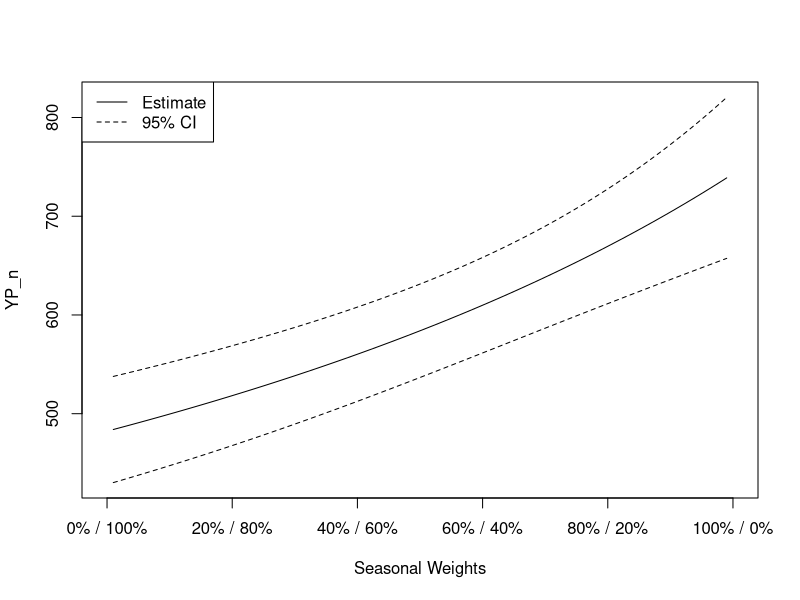
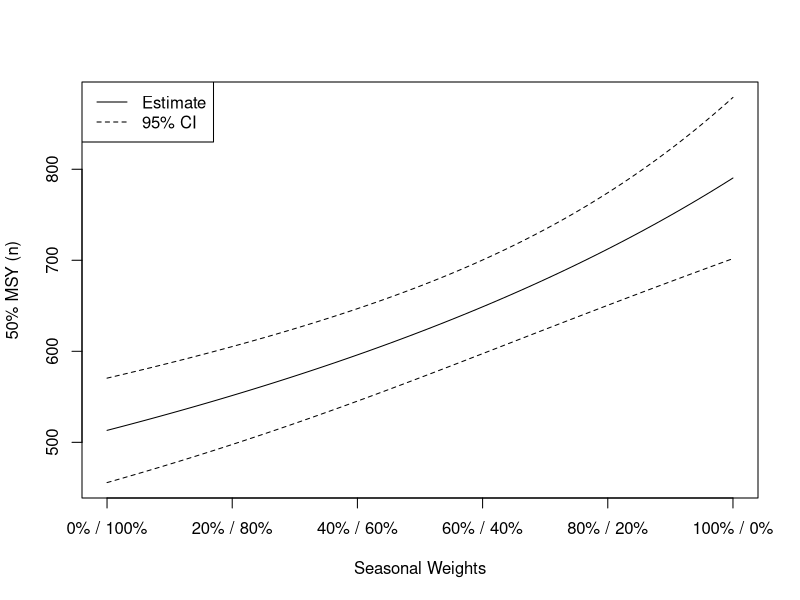
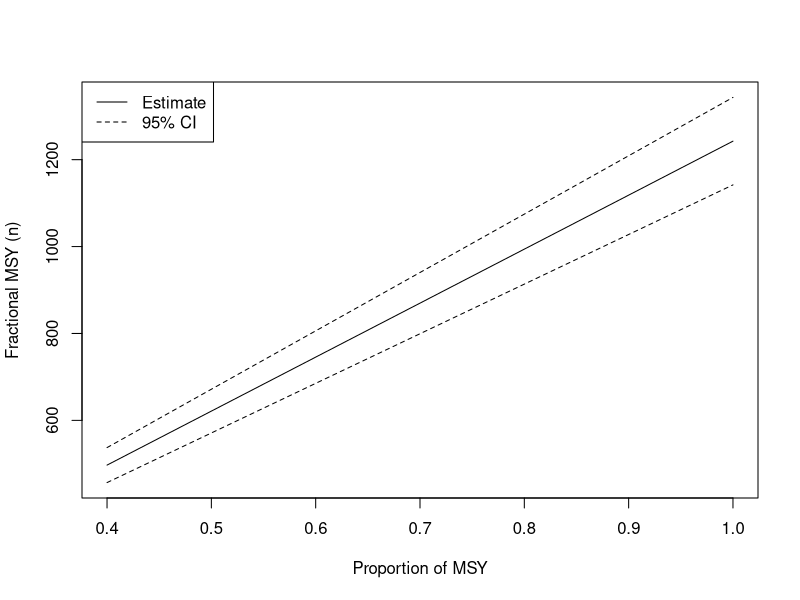
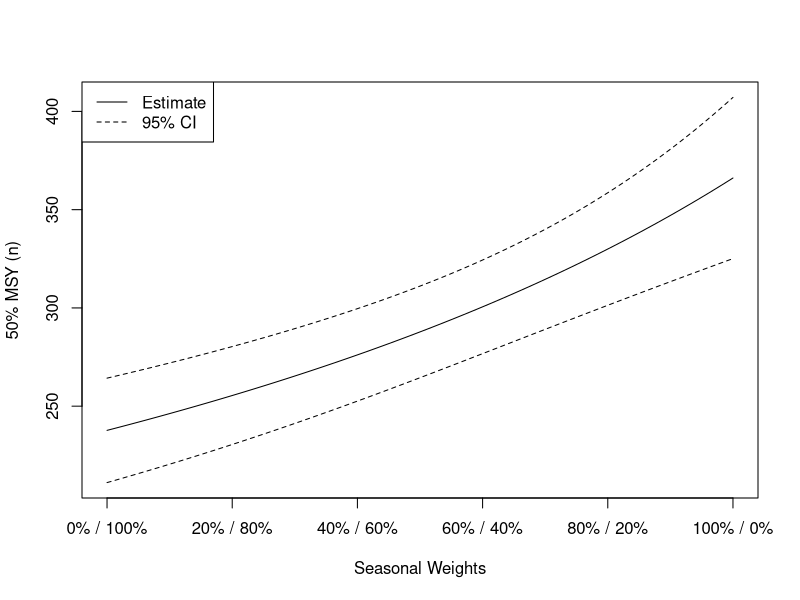
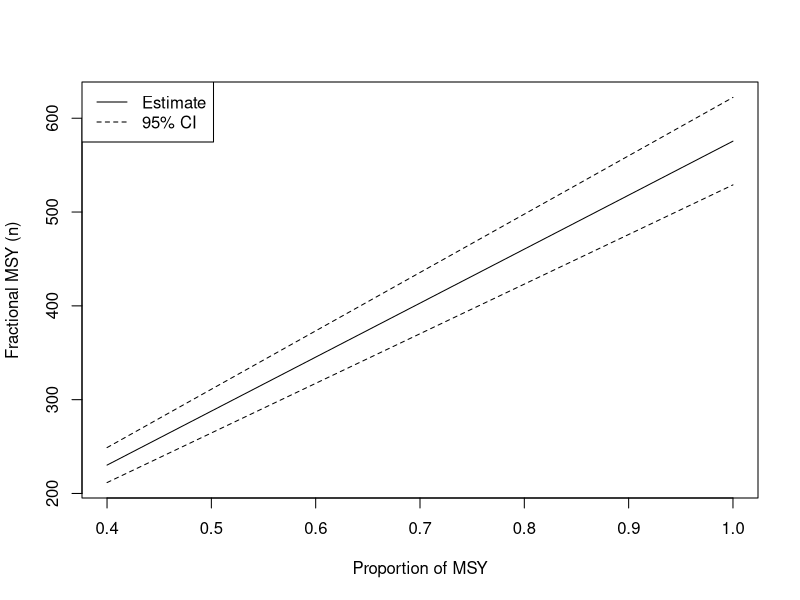
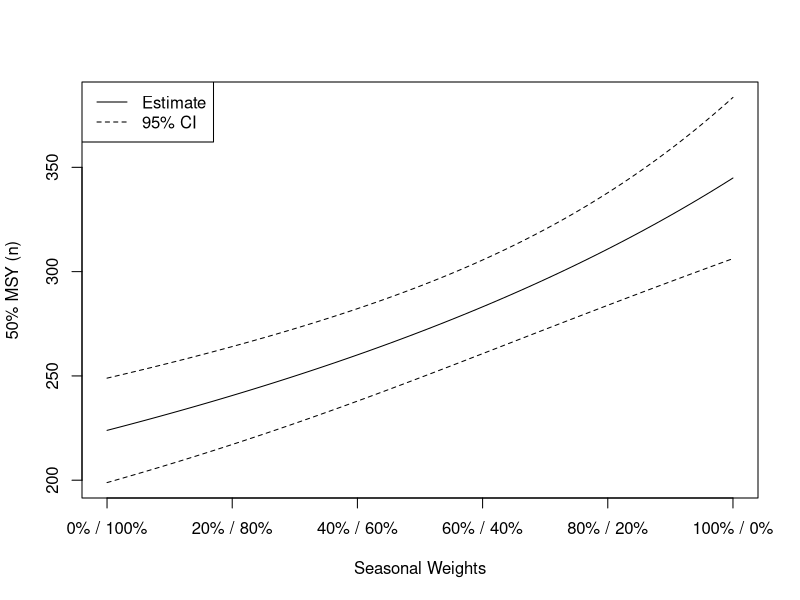
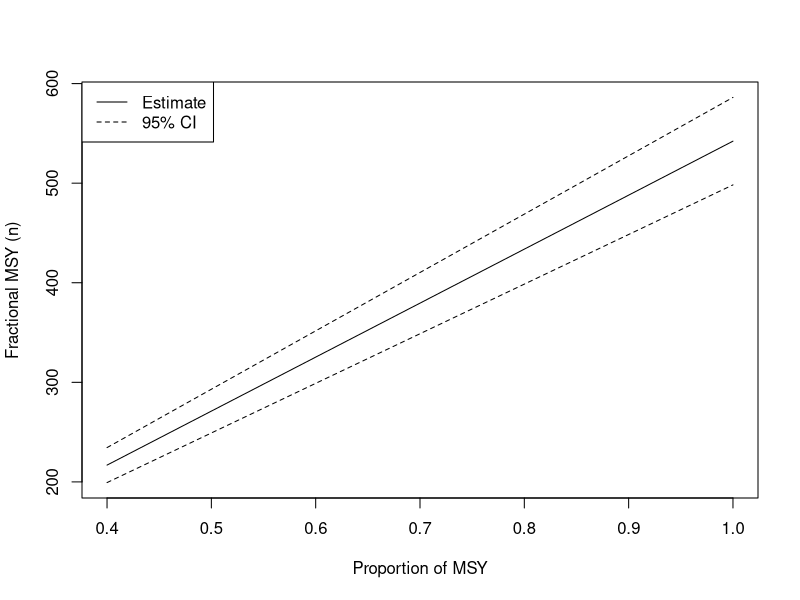

The R script that drew these images, in order:
## ---- chunk 1
knitr::opts_chunk$set(echo = FALSE, dpi=300, fig.height = 7, fig.width = 10, message=FALSE, warning=FALSE)
## ---- chunk 2
library(tidyverse)

## per Corey email 9/4/2024
legal_nobait <- read_csv("BOF_2024/flat_data/legal_nobait.csv")

# ## the data I was sent before
# march_data <- read_csv("Analysis_2024/flat_data/March_Catch_Data.csv")[,-(14:21)]
# june_data <- read_csv("Analysis_2024/flat_data/June_Catch_Data.csv")
# 
# all_data <- data.frame(event = c(rep("March", nrow(march_data)),
#                                  rep("June", nrow(june_data))),
#                        FL = c(march_data$FL, june_data$FL),
#                        TL = c(march_data$FL, june_data$TL),
#                        weight_kg = c(march_data$kg, june_data$Kg),
#                        bait = c(march_data$Bait, june_data$Bait),
#                        gear = c(march_data$Gear, rep(NA, nrow(june_data))),
#                        technique = c(march_data$Technique, rep(NA, nrow(june_data))))
# 
# ## reconstructing legal_nobait from previous data - does it match?
# legal_nobait1 <- filter(all_data, (event == "March") | (event == "June" & bait == "N"))
# 
# (sort(legal_nobait$kg) == sort(legal_nobait1$weight_kg)) # %>% all
# ## it does match!



########### LAM inputs

area <- 3674#3717
log10_area <- log10(area)
log10_YP <- 0.72*log10_area + 0.6
YP_kg <- 10^log10_YP




########### estimating mean weight of harvest
season_weights <- c(0.5, 0.5)   # summer, then winter

# by season
season_Wbar <- tapply(legal_nobait$kg, legal_nobait$Season, mean)
season_n <- tapply(legal_nobait$kg, legal_nobait$Season, length)
season_varWbar <- tapply(legal_nobait$kg, legal_nobait$Season, var)/season_n
season_seWbar <- sqrt(season_varWbar)

# combined
Wbar <- sum(season_weights*season_Wbar)/sum(season_weights)
varWbar <- sum((season_weights^2)*season_varWbar)/(sum(season_weights)^2)
seWbar <- sqrt(varWbar)
## ---- chunk 3
tab1 <- cbind(season_n, season_Wbar, season_seWbar)
colnames(tab1) <- c("n","Wbar_kg","SE(Wbar_kg)")
knitr::kable(tab1[2:1,], digits=3)
## ---- chunk 4
# LAM assuming YP is known without error
YP_n <- YP_kg/Wbar + YP_kg/(Wbar^3)*varWbar
var_YP_n <- (YP_kg^2)/(Wbar^4)*varWbar
se_YP_n <- sqrt(var_YP_n)
ci_YP_n <- YP_n + c(-1,1)*1.96*se_YP_n
## ---- chunk 5
## investigating the effect of different weightings
possible_wts <- seq(.01, .99, by=.01)
ci_YP_n_all <- matrix(nrow=length(possible_wts), ncol=2)
YP_n_all <- rep(NA, length(possible_wts))
for(i in seq_along(possible_wts)) {
  season_weights <- c(possible_wts[i], 1-possible_wts[i])   # summer, then winter

  # by season
  season_Wbar <- tapply(legal_nobait$kg, legal_nobait$Season, mean)
  season_n <- tapply(legal_nobait$kg, legal_nobait$Season, length)
  season_varWbar <- tapply(legal_nobait$kg, legal_nobait$Season, var)/season_n
  season_seWbar <- sqrt(season_varWbar)

  # combined
  Wbar <- sum(season_weights*season_Wbar)/sum(season_weights)
  varWbar <- sum((season_weights^2)*season_varWbar)/(sum(season_weights)^2)
  seWbar <- sqrt(varWbar)

  # LAM assuming YP is known without error
  YP_n <- YP_kg/Wbar + YP_kg/(Wbar^3)*varWbar
  var_YP_n <- (YP_kg^2)/(Wbar^4)*varWbar
  se_YP_n <- sqrt(var_YP_n)
  ci_YP_n <- YP_n + c(-1,1)*1.96*se_YP_n

  YP_n_all[i] <- YP_n
  ci_YP_n_all[i,] <- ci_YP_n
}
plot(NA, xlim=0:1, ylim=range(ci_YP_n_all),
     ylab="YP_n", xlab="Seasonal Weights",
     xaxt="n")
lines(possible_wts, YP_n_all)
lines(possible_wts, ci_YP_n_all[,1], lty=2)
lines(possible_wts, ci_YP_n_all[,2], lty=2)
legend("topleft", lty=1:2, legend=c("Estimate", "95% CI"))

axis(side=1, at=seq(0, 1, by=0.2),
     labels = paste0(seq(0, 100, 20), "% / ",
                    seq(100, 0, -20), "%"))
## ---- chunk 6
# prediction variance of a new lake (Crosswind), on the log scale
predvarsim <- 0.09958763

nsim <- 100000

## vector of simulated YP (kg) of new lake, on the log scale
predlog10YP_kg <- rnorm(nsim, 0.6 + 0.72*log10(area), sqrt(predvarsim))

## back to natural scale
predYP_kg <- 10^predlog10YP_kg
# hist(predYP)

# the sampling variances of the weight samples are incorporated using bootstrapping!
# YP_sim <- rep(NA, nsim)
winter_boot_mn <- summer_boot_mn <- rep(NA, nsim)
for(i in 1:nsim) {
  # winter_boot <- sample(legal_nobait$kg[legal_nobait$Season == "Winter"], replace=TRUE)
  # summer_boot <- sample(legal_nobait$kg[legal_nobait$Season == "Summer"], replace=TRUE)
  winter_boot_mn <- mean(sample(legal_nobait$kg[legal_nobait$Season == "Winter"], replace=TRUE))
  summer_boot_mn <- mean(sample(legal_nobait$kg[legal_nobait$Season == "Summer"], replace=TRUE))

  # weight_winter <- 0.5
  # # weight_winter <- rbeta(1, 5, 5)
  # weight_summer <- 1 - weight_winter
  # 
  # Wbar <- (weight_winter * mean(winter_boot)) + (weight_summer * mean(summer_boot))
  # YP_sim[i] <- predYP_kg[i]/Wbar
}

weight_winter <- 0.5
# weight_winter <- rbeta(1, 5, 5)
weight_summer <- 1 - weight_winter

Wbar <- (weight_winter * winter_boot_mn) + (weight_summer * summer_boot_mn)
YP_sim <- predYP_kg/Wbar

# hist(YP_sim)
# mean(YP_sim)
# median(YP_sim)
# sd(YP_sim)
# 
# quantile(YP_sim, c(0.025, 0.975))
## ---- chunk 7
p_summer <- seq(from=0, to=1, by=0.1)  # was 0.01 but this isn't needed
# YP_mat <- matrix(nrow=length(YP_sim), ncol=length(p_summer))
YP_ci_lo <- YP_ci_hi <- YP_est <- YP_se <- NA*p_summer
for(i in seq_along(p_summer)) {
  YP_sim_weighted <-predYP_kg/((p_summer[i] * summer_boot_mn) + ((1-p_summer[i]) * summer_boot_mn))
  YP_ci_lo[i] <- quantile(YP_sim_weighted, 0.025)
  YP_ci_hi[i] <- quantile(YP_sim_weighted, 0.975)
  YP_est[i] <- quantile(YP_sim_weighted, 0.5)
  YP_se[i] <- sd(YP_sim_weighted)
}
## ---- chunk 8
## here comes Lester stuff!
Temp <- -3 # direct input
A <- area  # carried from before
D_max <- 44.2 # direct input
D_mn <- 16.5  # direct input
DR <- D_max/D_mn
D_th <- 3.26*(A^0.109)*(D_mn^0.213)*exp(-0.0263*Temp)
pV_hy <- (1-(D_th/D_max))^DR
pV_eb <- exp(-4.63*pV_hy)

# using Lester Winf
L_inf <- 957*(1-exp(-0.14*(1+log(A))))
W_inf_null <- (L_inf/451)^3.2

S <- 1/(1+exp(2.47+(0.386*Temp)-(16.8*pV_hy)))
B_msy <- 8.47*(D_mn*pV_eb*S)/(W_inf_null^1.33)
M <- 0.26*(exp((0.021*Temp)+(0.0004*(Temp^2))))/(W_inf_null^0.30)
msy_ha_null <- B_msy*M
msy_null <- msy_ha_null*area 

# using sampled Winf
W_inf_samp <- 6.35  # direct input
S <- 1/(1+exp(2.47+(0.386*Temp)-(16.8*pV_hy)))
B_msy <- 8.47*(D_mn*pV_eb*S)/(W_inf_samp^1.33)
M <- 0.26*(exp((0.021*Temp)+(0.0004*(Temp^2))))/(W_inf_samp^0.30)
msy_ha_samp <- B_msy*M
msy_samp <- msy_ha_samp*area   

W_inf_mod <- 6.587089  # direct input
S <- 1/(1+exp(2.47+(0.386*Temp)-(16.8*pV_hy)))
B_msy <- 8.47*(D_mn*pV_eb*S)/(W_inf_mod^1.33)
M <- 0.26*(exp((0.021*Temp)+(0.0004*(Temp^2))))/(W_inf_mod^0.30)
msy_ha_mod <- B_msy*M
msy_mod <- msy_ha_mod*area   
## ---- chunk 9
weighted_ests <- function(y_kg, season_weights = c(0.5, 0.5)) {
  # by season
  season_Wbar <- tapply(legal_nobait$kg, legal_nobait$Season, mean)
  season_n <- tapply(legal_nobait$kg, legal_nobait$Season, length)
  season_varWbar <- tapply(legal_nobait$kg, legal_nobait$Season, var)/season_n
  season_seWbar <- sqrt(season_varWbar)

  # combined
  Wbar <- sum(season_weights*season_Wbar)/sum(season_weights)
  varWbar <- sum((season_weights^2)*season_varWbar)/(sum(season_weights)^2)
  seWbar <- sqrt(varWbar)
  
  # assuming YP is known without error
  out <- list()
  out$y_n <- y_kg/Wbar + y_kg/(Wbar^3)*varWbar
  var_y_n <- (y_kg^2)/(Wbar^4)*varWbar
  out$se_y_n <- sqrt(var_y_n)
  out$ci_y_n <- out$y_n + c(-1,1)*1.96*out$se_y_n
  
  return(out)
}
ests_null <- weighted_ests(y_kg = msy_null)
ests_samp <- weighted_ests(y_kg = msy_samp)
ests_mod <- weighted_ests(y_kg = msy_mod)
## ---- chunk 10
comptable <- data.frame(Estimate=c("Lake Area", "Catch sampling", "Bayesian"),
                        W_inf=c(W_inf_null, W_inf_samp, W_inf_mod),
                        MSY=c(msy_null, msy_samp, msy_mod),
                        MSY_n=c(ests_null$y_n, ests_samp$y_n, ests_mod$y_n),
                        MSY_n_50=0.5*c(ests_null$y_n, ests_samp$y_n, ests_mod$y_n))
knitr::kable(comptable, digits=c(0, 2, 0, 0, 0))
## ---- chunk 11
p_winter <- seq(from=0, to=1, by=0.1)
tbl7_null <- tbl7_samp <- tbl7_mod <- 
  data.frame(`SW` = paste(100*(1-p_winter), 100*p_winter, sep="/"),
             W=NA, SE_W=NA, 
             MSY40=NA, MSY50=NA, MSY60=NA, MSY70=NA, MSY80=NA, MSY90=NA, MSY100=NA)
for(i in 1:length(p_winter)) {
  season_weights <- c(1-p_winter[i], p_winter[i])
  tbl7_null$W[i] <- tbl7_samp$W[i] <- tbl7_mod$W[i] <-
    sum(season_weights*season_Wbar)/sum(season_weights)
  tbl7_null$SE_W[i] <- tbl7_samp$SE_W[i] <- tbl7_mod$SE_W[i] <-
    sqrt(sum((season_weights^2)*season_varWbar)/(sum(season_weights)^2))
  tbl7_null$MSY100[i] <- 
    weighted_ests(y_kg=msy_null, season_weights=season_weights)$y_n
  tbl7_samp$MSY100[i] <- 
    weighted_ests(y_kg=msy_samp, season_weights=season_weights)$y_n
  tbl7_mod$MSY100[i] <- 
    weighted_ests(y_kg=msy_mod, season_weights=season_weights)$y_n
}
for(j in 4:9) {
  tbl7_null[,j] <- j/10*tbl7_null[,10]
  tbl7_samp[,j] <- j/10*tbl7_samp[,10]
  tbl7_mod[,j] <- j/10*tbl7_mod[,10]
}
## ---- chunk 12
p_msy <- seq(from=0.4, to=1, by=0.1)
tbl8_null <- tbl8_samp <- tbl8_mod <- 
  data.frame(perc_MSY=100*p_msy, MSY_n=NA, SE_MSY_n=NA, Upr_95_CI=NA, Lwr_95_CI=NA)
for(i in 1:length(p_msy)) {
  ests_null <- weighted_ests(y_kg=msy_null*p_msy[i])
  ests_samp <- weighted_ests(y_kg=msy_samp*p_msy[i])
  ests_mod <- weighted_ests(y_kg=msy_mod*p_msy[i])
  
  tbl8_null[i, 2:5] <- unlist(ests_null)
  tbl8_samp[i, 2:5] <- unlist(ests_samp)
  tbl8_mod[i, 2:5] <- unlist(ests_mod)
}
## ---- chunk 13
# fig 5
p_winter <- seq(from=0, to=1, by=0.01)
fig5_null <- fig5_samp <- fig5_mod <- matrix(nrow=length(p_winter), ncol=4)
for(i in 1:length(p_winter)) {
  fig5_null[i,] <- 
    unlist(weighted_ests(y_kg=0.5*msy_null, season_weights=c(p_winter[i], 1-p_winter[i])))
  fig5_samp[i,] <- 
    unlist(weighted_ests(y_kg=0.5*msy_samp, season_weights=c(p_winter[i], 1-p_winter[i])))
  fig5_mod[i,] <- 
    unlist(weighted_ests(y_kg=0.5*msy_mod, season_weights=c(p_winter[i], 1-p_winter[i])))
}

plotfig5 <- function(x, ...) {
  plot(x=p_winter, y=x[,1], ylim=range(x[,3:4]), type='l', xaxt="n", 
       ylab="50% MSY (n)", xlab="Seasonal Weights", ...=...)
  lines(x=p_winter, y=x[,3], lty=2)
  lines(x=p_winter, y=x[,4], lty=2)
  legend("topleft", lty=1:2, legend=c("Estimate", "95% CI"))
  tlabs <- seq(from=0, to=1, by=0.2)
  axis(side=1, at=tlabs, labels=paste0(100*tlabs, "% / ", 100*(1-tlabs), "%"))
}
## ---- chunk 14
# fig 6
p_MSY <- seq(from=0.4, to=1, by=0.01)
fig6_null <- fig6_samp <- fig6_mod <- matrix(nrow=length(p_MSY), ncol=4)
for(i in 1:length(p_MSY)) {
  fig6_null[i,] <- 
    unlist(weighted_ests(y_kg=p_MSY[i]*msy_null))
  fig6_samp[i,] <- 
    unlist(weighted_ests(y_kg=p_MSY[i]*msy_samp))
  fig6_mod[i,] <- 
    unlist(weighted_ests(y_kg=p_MSY[i]*msy_mod))
}

plotfig6 <- function(x, ...) {
  plot(x=p_MSY, y=x[,1], ylim=range(x[,3:4]), type='l', #xaxt="n", 
       ylab="Fractional MSY (n)", xlab="Proportion of MSY", ...=...)
  lines(x=p_MSY, y=x[,3], lty=2)
  lines(x=p_MSY, y=x[,4], lty=2)
  legend("topleft", lty=1:2, legend=c("Estimate", "95% CI"))
  # tlabs <- seq(from=0, to=1, by=0.2)
  # axis(side=1, at=tlabs, labels=paste0(100*tlabs, "% / ", 100*(1-tlabs), "%"))
}
## ---- chunk 15
dig7 <- c(0, 2, 2, rep(0, 7))
knitr::kable(tbl7_null, digits=dig7)
## ---- chunk 16
knitr::kable(tbl8_null, digits=0)
## ---- chunk 17
plotfig5(fig5_null)
## ---- chunk 18
plotfig6(fig6_null)
## ---- chunk 19
knitr::kable(tbl7_samp, digits=dig7)
## ---- chunk 20
knitr::kable(tbl8_samp, digits=0)
## ---- chunk 21
plotfig5(fig5_samp)
## ---- chunk 22
plotfig6(fig6_samp)
## ---- chunk 23
knitr::kable(tbl7_mod, digits=dig7)
## ---- chunk 24
knitr::kable(tbl8_mod, digits=0)
## ---- chunk 25
plotfig5(fig5_mod)
## ---- chunk 26
plotfig6(fig6_mod)
